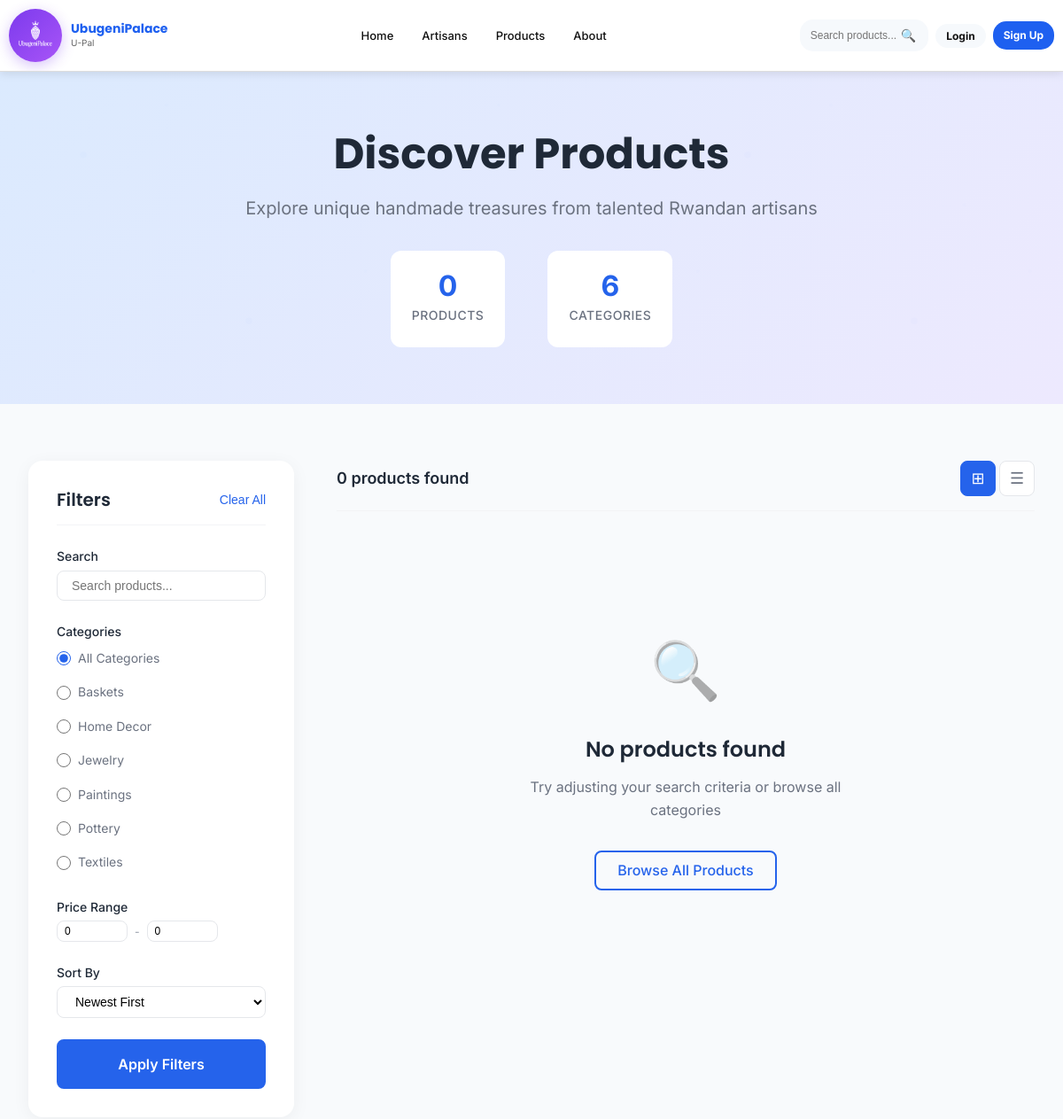
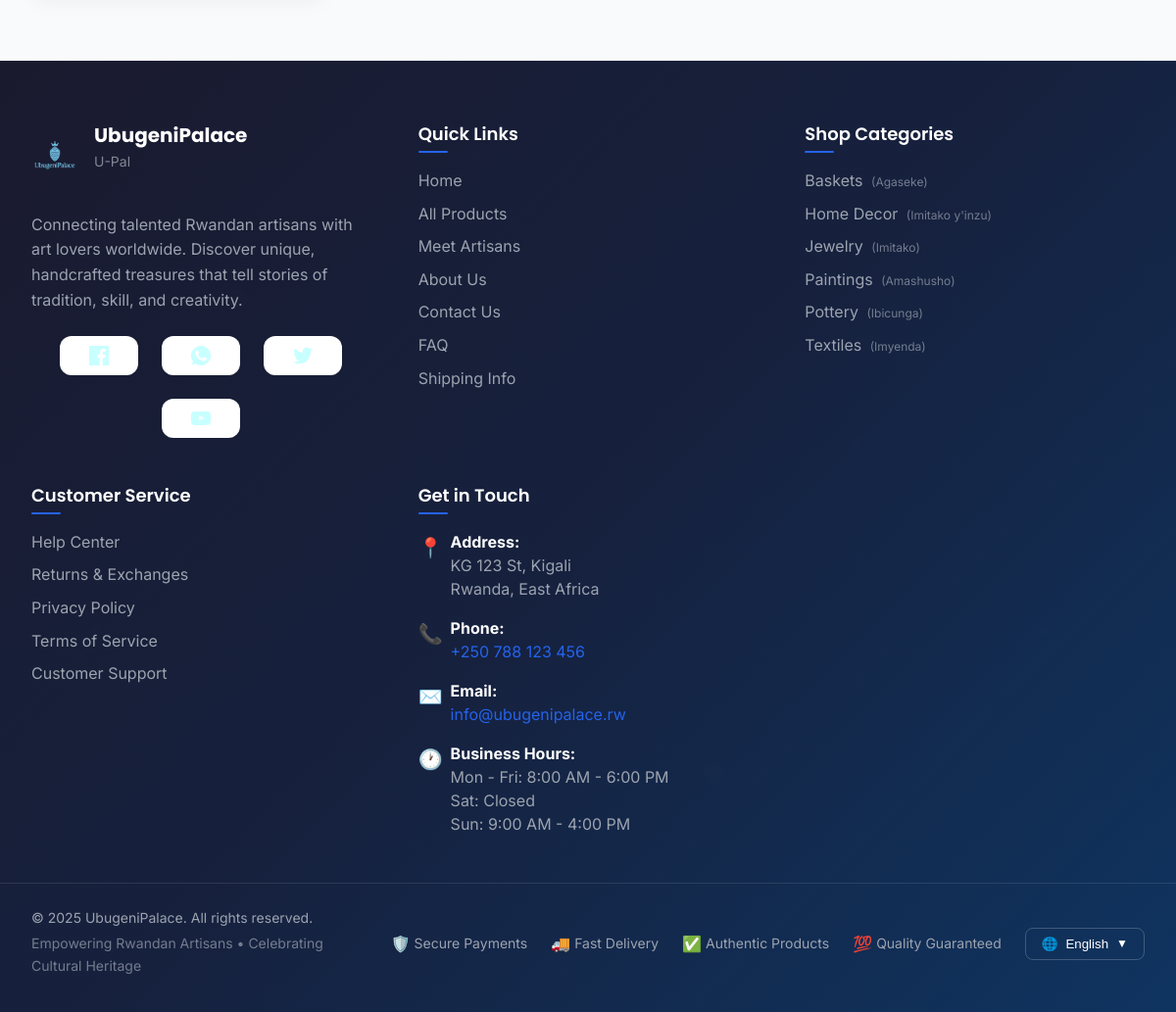
Screenshot of /pages/products.php with the database file from the repository (2 pictures, top to bottom).
### tables this page shows
CREATE TABLE categories (
    id INT PRIMARY KEY AUTO_INCREMENT,
    name VARCHAR(50) NOT NULL,
    name_kinyarwanda VARCHAR(50),
    description TEXT,
    image VARCHAR(255),
    is_active BOOLEAN DEFAULT TRUE,
    sort_order INT DEFAULT 0,
    created_at TIMESTAMP DEFAULT CURRENT_TIMESTAMP
);

### pages/products.php (the view, shortened to what the rows shown need)
<?php
require_once '../config/config.php';
$category_id = isset($_GET['category']) ? (int)$_GET['category'] : 0;
include '../includes/header.php';
?>
    <main class="products-main">
        <section class="page-header">
            <div class="container">
                <div class="page-header-content">
                    <h1 class="page-title">Discover Products</h1>
                </div>
            </div>
        </section>
        <section class="products-section">
            <div class="container">
                <div class="products-layout">
                    <aside class="products-filters">
                        <form class="filters-form" method="GET" action="">
                            <div class="filter-group">
                                <div class="filter-options">
                                    <?php foreach ($categories as $category): ?>
                                    <label class="filter-option">
                                        <input type="radio" name="category" value="<?php echo $category['id']; ?>"
                                               <?php echo $category_id === $category['id'] ? 'checked' : ''; ?>>
                                        <span class="option-text"><?php echo htmlspecialchars($category['name']); ?></span>
                                    </label>
                                    <?php endforeach; ?>
                                </div>
                            </div>
                        </form>
                    </aside>
                </div>
            </div>
        </section>
    </main>
<?php include '../includes/footer.php'; ?>

### includes/footer.php (shortened to what the rows shown need)
<footer class="main-footer">
<div class="footer-content">
    <div class="container">
        <div class="footer-grid">
            <div class="footer-section categories-links">
                <ul class="footer-links">
                    <?php foreach ($categories as $category): ?>
                    <li>
                        <a href="<?php echo SITE_URL; ?>/pages/products.php?category=<?php echo $category['id']; ?>">
                            <?php echo htmlspecialchars($category['name']); ?>
                            <span class="category-rw">(<?php echo htmlspecialchars($category['name_kinyarwanda']); ?>)</span>
                        </a>
                    </li>
                    <?php endforeach; ?>
                </ul>
            </div>
        </div>
    </div>
</div>
</footer>

### rows the page displays
categories: category "☐ Baskets", name "Baskets", name_kinyarwanda "Agaseke"
categories: category "☐ Home Decor", name "Home Decor", name_kinyarwanda "Imitako y'inzu"
categories: category "☐ Jewelry", name "Jewelry", name_kinyarwanda "Imitako"
categories: category "☐ Paintings", name "Paintings", name_kinyarwanda "Amashusho"
categories: category "☐ Pottery", name "Pottery", name_kinyarwanda "Ibicunga"
categories: category "☐ Textiles", name "Textiles", name_kinyarwanda "Imyenda"

### other values shown
$total_products "0"
count($categories) "6"
